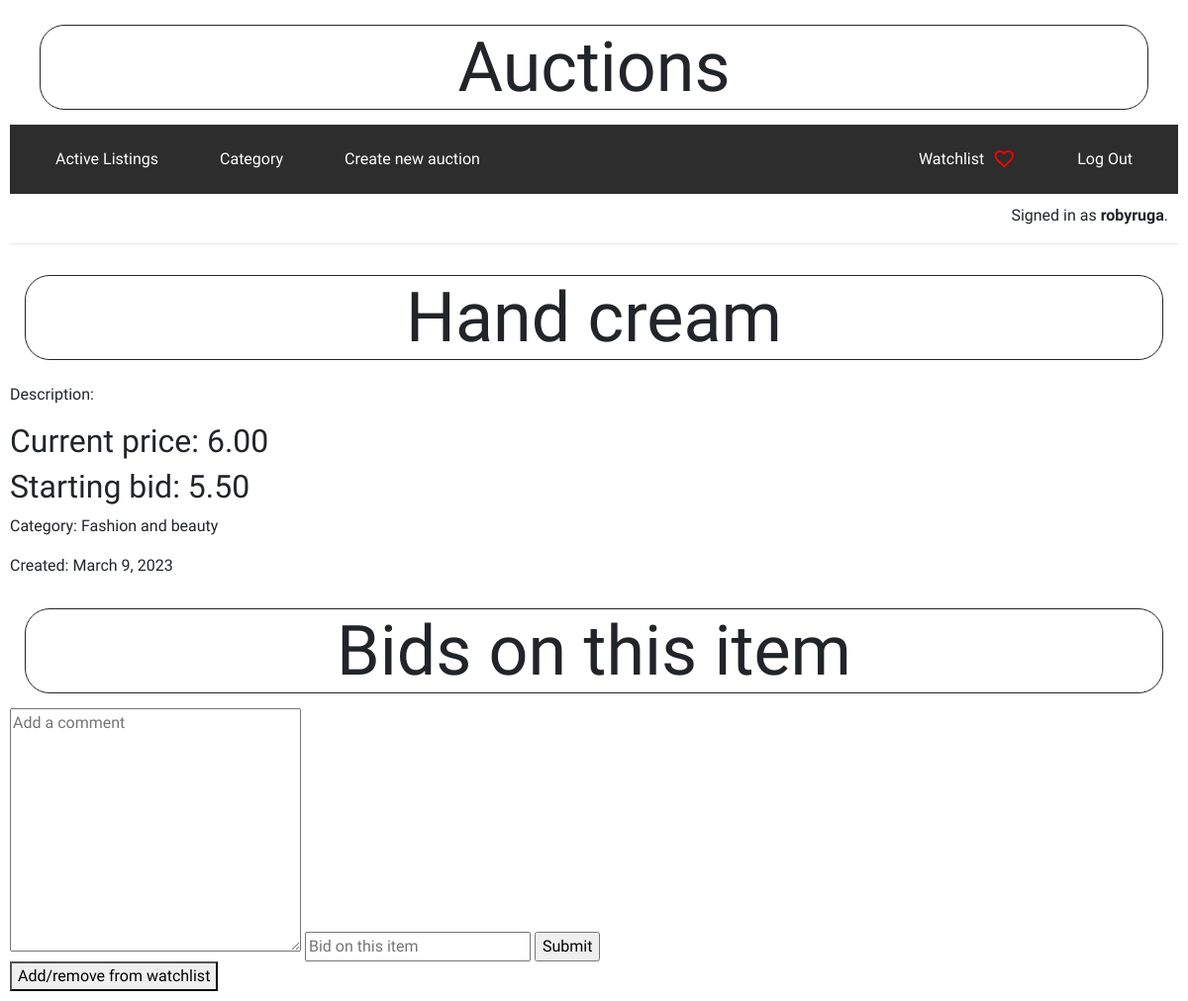
Page /3 (signed in) on the committed database.
### auctions/models.py (models this page shows, shortened)
class User(AbstractUser):
    pass

class Auction(models.Model):
    title = models.CharField(max_length=64)
    description = models.TextField(max_length=200, blank=True)
    owner = models.ForeignKey(User, on_delete=models.CASCADE)
    start_bid = models.DecimalField(max_digits=8, decimal_places=2, default=0.00)
    active = models.BooleanField(default=True)
    image = models.ImageField(upload_to='auctions_images/', blank=True)
    category = models.CharField(max_length=64, blank=True)
    date = models.DateField()

class Bid(models.Model):
    auction_id = models.ForeignKey(Auction, on_delete=models.CASCADE)
    amount = models.DecimalField(max_digits=8, decimal_places=2)
    user_id = models.ForeignKey(User, on_delete=models.CASCADE)

### auctions/views.py (the view)
# urls.py: path("<int:auction_id>", views.detail, name="detail"),
@login_required(login_url='login')
def detail(request, auction_id):
    auction = Auction.objects.get(pk=auction_id)
    user = User.objects.get(id=request.user.id)
    bids = Bid.objects.filter(auction_id=auction.id)
    if not bids:
        price = auction.start_bid
    else:
        price = max(bid.amount for bid in bids )
    if request.method == "POST":
        if auction.owner.id == request.user.id:
            if 'close' in request.POST:
                auction.active = False
                auction.save()
                if price != auction.start_bid:
                    highest_bid = Bid.objects.filter(auction_id=auction.id, amount=price).first()
                    messages.alert(request, f"Auction has been closed. The winner is {highest_bid.user_id}")
                else:
                    messages.alert(request, "Auction has been closed. Nobody put a bid on this item")
                return HttpResponseRedirect(reverse('detail', args=[auction.id]))
        else:
            if 'comment' in request.POST and request.POST["comment"].strip() != "":
                comment = Comment.objects.create(auction_id=auction, comment=request.POST["comment"], user_id=request.user)
                comment.save()
            elif 'amount' in request.POST:
                amount = float(request.POST["amount"])
                if amount > price:
                    new_bid = Bid.objects.create(auction_id=auction, amount=amount, user_id=user)
                else:
                    messages.error(request, "Your bid must be greater")
                    return render(request, "auctions/detail.html", {
                        "auction" : auction,
                        "price" : price,
                        "start_bid" : auction.start_bid,
                        "message" : messages.error,
                    })
                return HttpResponseRedirect(reverse('detail', args=[auction.id]))
            """ Maybe we don't need this anymore because is implemented inside the watchlist function
            # Check for watchlist
            elif 'watchlist' in request.POST:
                # Check if the auction is already in the user's watchlist
                if in_watchlist:
                    # Remove the auction from the user's watchlist
                    Watchlist.objects.filter(user_id=user.id, auction_id=auction.id).delete()
                    messages.success(request, "Auction removed from watchlist.")
                else:
                    # Add the auction to the user's watchlist
                    watchlist_item = Watchlist(user_id=user, auction_id=auction)
                    watchlist_item.save()
                    messages.success(request, "Auction added to watchlist.")"""
    else:
        comments = Comment.objects.filter(auction_id=auction)
        message_watchlist = messages.get_messages(request)
        return render(request, "auctions/detail.html", {
            "auction" : auction,
            "price" : price,
            "start_bid" : auction.start_bid,
            "owner" : auction.owner,
            "user_id" : user.id,
            "comments" : comments,
        })

### auctions/templates/auctions/detail.html (shortened to what this page needs)
{% extends 'auctions/layout.html' %}
{% block body %}
<fieldset>
    <legend><h1>{{ auction.title }}</h1></legend>
    <div>
        <p>Description: {{ auction.description }}</p>
    </div>
    <h2>Current price: {{ price }}</h2>
    <h2>Starting bid: {{ start_bid }}</h2>
    {% if auction.category %}
        <p>Category: {{ auction.category }}</p>
    {% else %}
        <p>Category: no category listed</p>
    {% endif %}
        <p>Created: {{ auction.date }}</p>
</fieldset>
<h1>Bids on this item</h1>
<form action="{% url 'detail' auction.id %}" method="post">
    {% if auction.owner.id == request.user.id  %}
        <p>CLOSE THE AUCTION</p>
        <input type="submit" name="close" id="close">
    {% else %}
        <textarea name="comment" id="comment" cols="30" rows="10" placeholder="Add a comment"></textarea>
        <input type="number" name="amount" placeholder="Bid on this item" step="0.01" required>
        <input type="submit">
</form>
<form action="{% url 'watchlist' %}" method="post">
    <button title="Add/remove to watchlist" type="submit" value="Add to a watchlist" name="add/remove" id="add/remove">Add/remove from watchlist</button>
</form>
{% endif %}
{% endblock %}

### auctions/templates/auctions/layout.html (shortened to what this page needs)
{% load static %}
<!DOCTYPE html>
<html lang="en">
    <head>
        <link rel="stylesheet" href="https://stackpath.bootstrapcdn.com/bootstrap/4.4.1/css/bootstrap.min.css">
        <link href="{% static 'auctions/styles.css' %}" rel="stylesheet">
    </head>
    <body>
        <div class="container-fluid">
            <h1>Auctions</h1>
        </div>
        <div class="container-fluid d-flex" id="nav_bar">
            {% if user.is_authenticated %}
            <div class="nav-group d-flex">
                <a class="nav-link" href="{% url 'index' %}">Active Listings</a>
                <a class="nav-link" href="{% url 'category' %}">Category</a>
                <a class="nav-link" href="{% url 'create' %}">Create new auction</a>
            </div>
            <div class="nav-group d-flex">
                <div>
                    <a  id="icon" class="nav-link" href="{% url 'watchlist' %}">Watchlist<span class="material-symbols-outlined">favorite</span>
                    </a>
                 </div>
                <a class="nav-link" href="{% url 'logout' %}">Log Out</a>
            </div>
                {% else %}
            <div class="nav-group d-flex" id="not_login">
                <a class="nav-link" href="{% url 'login' %}">Log In</a>
                <a class="nav-link" href="{% url 'register' %}">Register</a>
            </div>
                {% endif %}
        </div>
        <div id="sign">
            {% if user.is_authenticated %}
                Signed in as <strong>{{ user.username }}</strong>.
            {% else %}
                Not signed in.
            {% endif %}
        </div>
        <hr>
        {% block body %}
        {% endblock %}
    </body>
</html>

### auctions/static/auctions/styles.css (style rules this page uses)
body { padding: 10px; font-family: 'Lexend', sans-serif; font-family: 'Montserrat', sans-serif; font-family: 'Tilt Neon', cursive; }
h1 { text-align: center; margin: 15px; font-size: 70px; border: 1px solid; border-radius: 25px; }
#nav_bar { flex-direction: row; justify-content: space-between; background-color: rgb(45,45,45); }
.nav-link { color: white; margin: 15px; border: 0px; border-radius: 15px; }
#sign { text-align: end; margin: 10px; }
.material-symbols-outlined { color: red; font-variation-settings: 'FILL' 0, 'wght' 400, 'GRAD' 0, 'opsz' 4; margin-left: 8px; }
#icon { display: flex; align-items: center; }

### rows in the picture
User: username "robyruga"
Auction: title "Hand cream", start_bid "5.50", category "Fashion and beauty", date "March 9, 2023"
Bid: amount "6.00"
